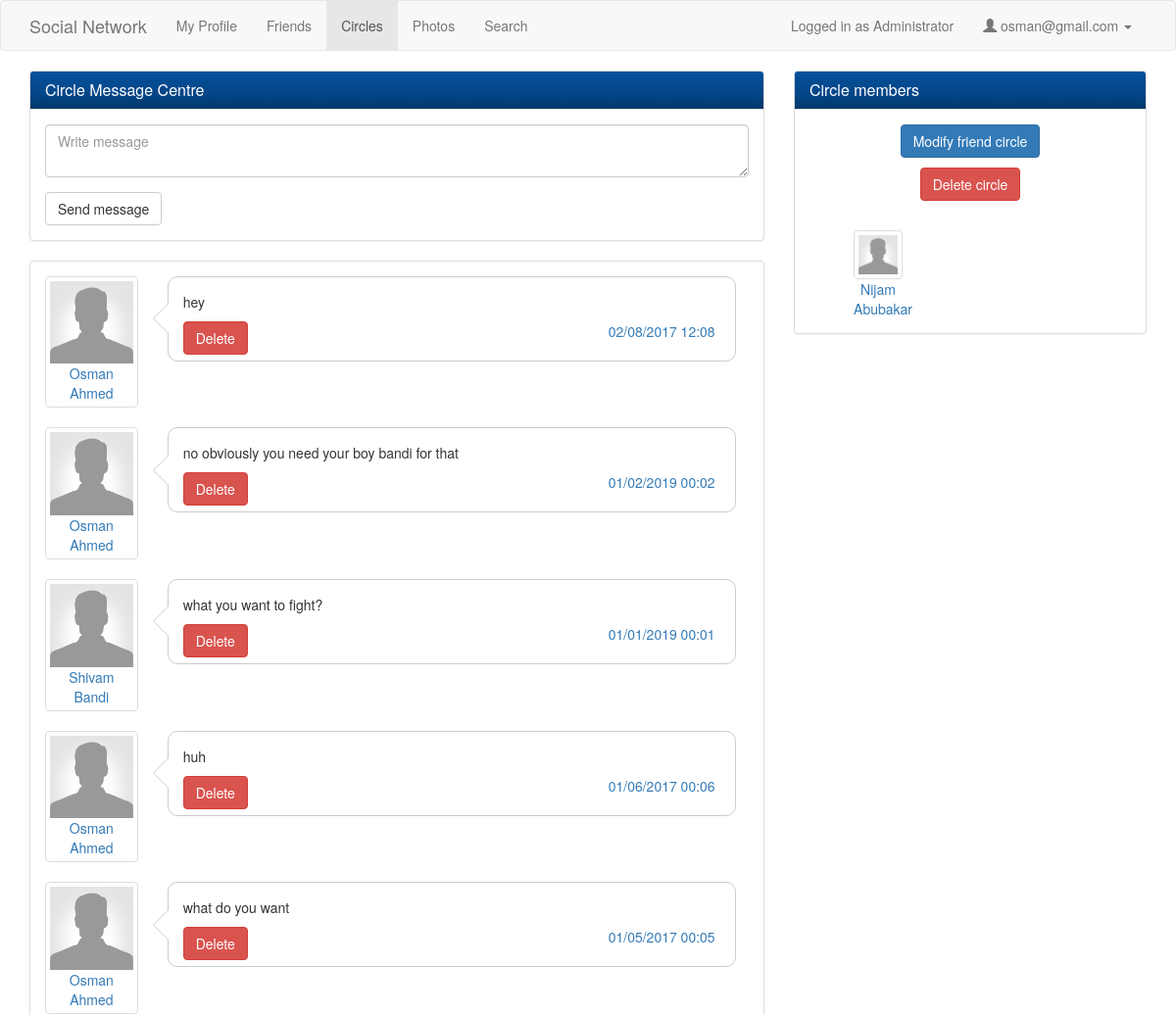
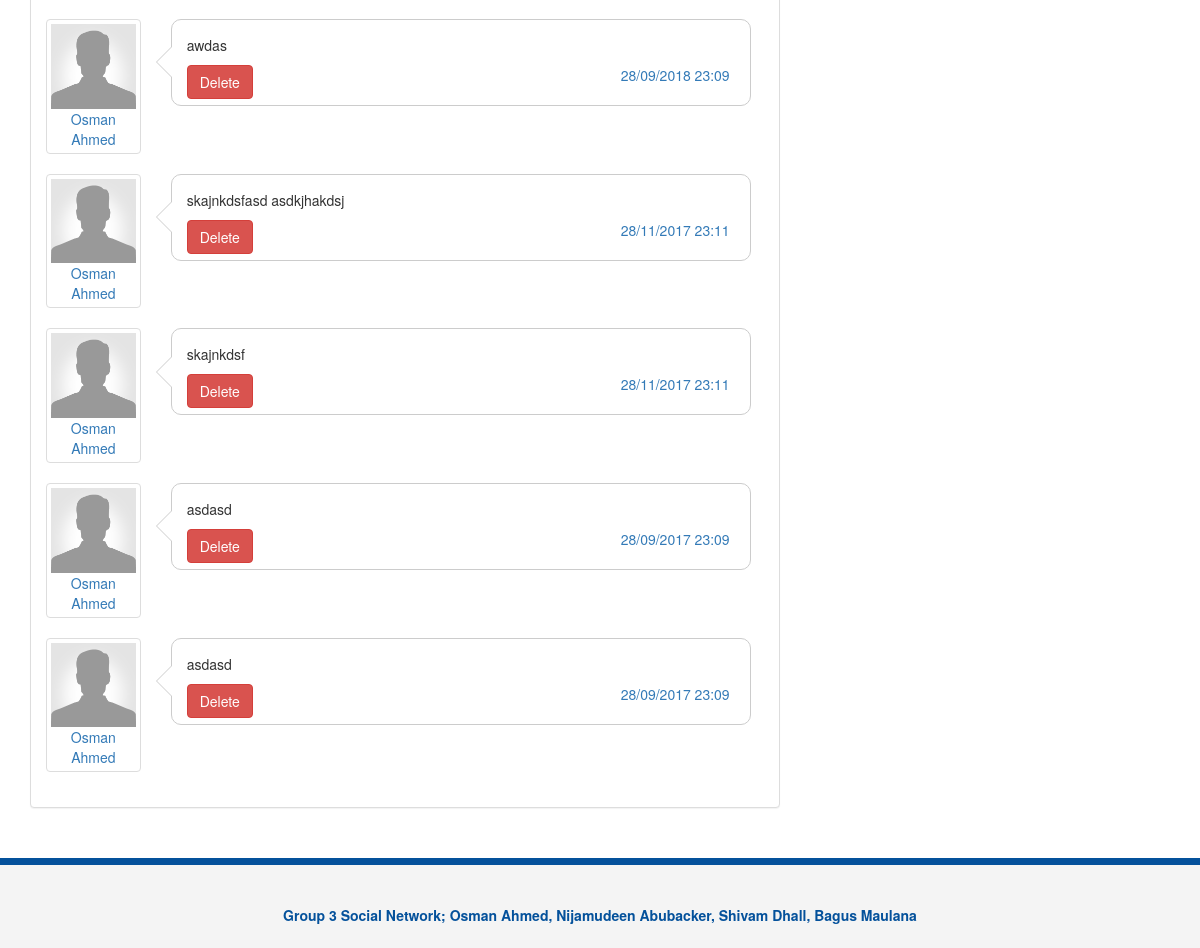
/view_circle.php?action=view&id=8 (signed in), run on the app's committed database (2 pictures, top to bottom).
### tables this page shows
CREATE TABLE IF NOT EXISTS `messagecircles` (
  `messageID` int(11) NOT NULL AUTO_INCREMENT,
  `circleID` int(11) NOT NULL,
  `userID` int(11) NOT NULL,
  `message` varchar(300) NOT NULL,
  `timeSent` datetime NOT NULL,
  PRIMARY KEY (`messageID`)
);

CREATE TABLE IF NOT EXISTS `personalinfo` (
  `userID` int(11) NOT NULL,
  `firstName` varchar(240) NOT NULL,
  `surname` varchar(240) NOT NULL,
  `gender` varchar(240) NOT NULL,
  `birthday` date NOT NULL,
  `city` varchar(40) NOT NULL,
  `country` varchar(40) NOT NULL,
  UNIQUE KEY `userID_2` (`userID`),
  KEY `userID` (`userID`)
);

### check_admin.php (called while the page is built)
<?php
    $currentUser = $_SESSION['user'];
    $query_admin = "SELECT isAdmin FROM users WHERE userID='$currentUser'";
    $res_admin = mysql_query($query_admin) or die(mysql_error());
    $row = mysql_fetch_array($res_admin, MYSQL_NUM);
    $isAdmin = $row[0];

### view_circle.php (the view, shortened to what this page needs)
<?php
    $email = $_SESSION['email'];
    $userId = $_SESSION['user'];
    require_once 'check_admin.php';
    $circleId = $_GET['id'];
    $isCircleAdmin = false;
    $query = "SELECT adminUserId FROM circles WHERE circleID =".$circleId;
    $sql = mysql_query($query);
    $row = mysql_fetch_array($sql, MYSQL_NUM);
    $circleAdmin = $row[0];
    if($circleAdmin == $userId) {
        $isCircleAdmin = true;
    }
?>
<!DOCTYPE html>
<html lang="en">
  <head>
    <link href="css/bootstrap.css" rel="stylesheet">
    <link href="css/style.css" rel="stylesheet">
    <link href="css/font-awesome.css" rel="stylesheet">
  </head>
  <body>
    <nav class="navbar navbar-default">
      <div class="container">
        <div class="navbar-header">
        <a class="navbar-brand" href="#">Social Network</a>
        </div>
        <div id="navbar" class="collapse navbar-collapse">
          <ul class="nav navbar-nav">
            <li><a href="profile.php">My Profile</a></li>
            <li><a href="friends.php">Friends</a></li>
            <li class="active"><a href="circles.php">Circles</a></li>
            <li><a href="photos.php">Photos</a></li>
            <li><a href="search.php">Search</a></li>
          </ul>
            <ul class="nav navbar-nav navbar-right">
                <?php
                if($isAdmin) {
                    echo "<li><p class=\"navbar-text\">Logged in as Administrator </p></li>";
                }
                ?>
                <li class="dropdown">
                  <a href="#" class="dropdown-toggle" data-toggle="dropdown" role="button" aria-haspopup="true" aria-expanded="false">
                  <span class="glyphicon glyphicon-user"></span>&nbsp;<?php echo $email ?>&nbsp;<span class="caret"></span></a>
                </li>
            </ul>
        </div>
      </div>
    </nav>
    <section>
      <div class="container">
        <div class="row">
          <div class="col-md-8">
            <div class="panel panel-default">
              <div class="panel-heading">
                <h3 class="panel-title">Circle Message Centre</h3>
              </div>
              <div class="panel-body">
                <form name="sendMessage" action="functions.php" method="post" onsubmit="return validateInput()">
                  <div class="form-group">
                    <textarea name="send_message_circle" class="form-control" placeholder="Write message"></textarea>
                  </div>
                  <button type="submit" class="btn btn-default">Send message</button>
                </form>
              </div>
            </div>
            <div class="panel panel-default post">
               <div class="panel-body">
            <?php
                $query = "SELECT pi.userID, message, timeSent, firstName, surname, messageId FROM messagecircles as mc, personalinfo as pi WHERE pi.userID = mc.userID AND mc.circleID =".$circleId." ORDER BY timeSent DESC";
                $sql = mysql_query($query);
                while ($row = mysql_fetch_array($sql, MYSQL_NUM)) {
                    $id = $row[0];
                    $firstName = $row[3];
                    $surname = $row[4];
                    $fullName = $firstName." ".$surname;
                    $message = $row[1];
                    $timeSent = $row[2];
                    $myDateTime = DateTime::createFromFormat('Y-m-d H:m:s', $timeSent);
                    $timeSent = $myDateTime->format('d/m/Y H:m');
                    $postId = $row[5];
            ?>
                 <div class="row">
                   <div class="col-sm-2">
                     <a href="view_profile.php?action=view&id=<?php echo $id?>" class="post-avatar thumbnail"><img src="img/user.png" alt=""><div class="text-center"><?php echo $fullName ?></div></a>
                   </div>
                   <div class="col-sm-10">
                     <div class="bubble">
                       <div class="pointer">
                         <p><?php echo $message ?></p>
                         <?php if($isCircleAdmin || $id == $userId || $isAdmin) { ?>
                             <a href="functions.php?action=view&request=delete_message&id=<?php echo $circleId ?>&postId=<?php echo $postId?>">
                                 <button style="float:left" type="submit" name="deleteMessage" class="btn btn-danger">Delete</button>
                             </a>
                         <?php }?>
                       </div>
                       <p class="post-actions" style="text-align:right"><a href="#"><?php echo $timeSent ?></a></p>
                     </div>
                   </div>
                 </div>
            <?php
                }
            ?>
              </div>
            </div>
          </div>
          <div class="col-md-4">
            <div class="panel panel-default friends">
              <div class="panel-heading">
                <h3 class="panel-title">Circle members</h3>
              </div>
            <?php
                if($isCircleAdmin || $isAdmin){
            ?>
                  <div class="panel-body">
                    <form action="edit_friend_circle.php" method="post">
                        <div style="text-align:center">
                          <button type="submit" class="btn btn-primary" >Modify friend circle</button>
                        </div>
                    </form>
                      <div style="text-align:center; margin-top:10px">
                        <a href="functions.php?action=view&request=delete_circle&circleId=<?php echo $circleId ?>">
                            <button type="submit" class="btn btn-danger">Delete circle</button>
                        </a>
                      </div>
                  </div>
            <?php
                }
            ?>
              <div class="panel-body">
                <?php
                $query = "SELECT personalinfo.userID, firstName, surname FROM personalinfo JOIN circlememberships ON personalinfo.userID = circlememberships.userID WHERE circleID =".$circleId;
                $sql = mysql_query($query);
                while ($row = mysql_fetch_array($sql, MYSQL_NUM)) {
                    $id = $row[0];
                    $firstName = $row[1];
                    $surname = $row[2];
                    $fullName = $firstName." ".$surname;
                ?>
                    <ul>
                        <li>
                            <div style="width: 50px;margin: 0 auto;">
                              <img src="img/user.png" class="img-thumbnail" alt="">
                              <div class="text-center">
                                  <a href="view_profile.php?action=view&id=<?php echo $id?>"><?php echo $fullName ?></a>
                              </div>
                            </div>
                        </li>
                <?php
                }
                ?>
                </ul>
              </div>
            </div>
        </div>
        </div>
      </div>
    </section>
    <footer>
      <div class="container">
        <p>Group 3 Social Network; Osman Ahmed, Nijamudeen Abubacker, Shivam Dhall, Bagus Maulana</p>
      </div>
    </footer>
  </body>
</html>

### css/style.css (style rules this page uses)
.panel-heading { background-image: linear-gradient(#04519b, #044687 60%, #033769); color: #fff !important; }
.bubble { position: relative; width: 580px; min-height: 65px; padding: 15px; background: #fff; border-radius: 10px; border: 1px solid #ccc; }
.bubble:after { content:''; position: absolute; border-style: solid; border-width: 15px 15px 15px 0; border-color: transparent #fff; display: block; width: 0; z-index: 1; margin-top: -15px; left:-15px; top: 50%; }
.bubble:before { content:''; position: absolute; border-style: solid; border-width: 15px 15px 15px 0; border-color: transparent #ccc; display: block; width: 0; z-index: 0; margin-top: -15px; left:-16px; top: 50%; }
.post-actions { margin:5px; }
.friends li { list-style: none; padding:0 5px; display:inline; float:left; }
.friends img { width: 55px; }
footer { background: #f4f4f4; height: 90px; color: #04519b; font-weight: bold; text-align: center; padding-top: 40px; margin-top: 30px; border-top: 7px solid #04519b; }

### data on the page
messagecircles: personalinfo.firstName+surname "Osman Ahmed", message "hey", timeSent "02/08/2017 12:08"
messagecircles: personalinfo.firstName+surname "Osman Ahmed", message "no obviously you need your boy bandi for that", timeSent "01/02/2019 00:02"
messagecircles: personalinfo.firstName+surname "Shivam Bandi", message "what you want to fight?", timeSent "01/01/2019 00:01"
messagecircles: personalinfo.firstName+surname "Osman Ahmed", message "huh", timeSent "01/06/2017 00:06"
messagecircles: personalinfo.firstName+surname "Osman Ahmed", message "what do you want", timeSent "01/05/2017 00:05"
messagecircles: personalinfo.firstName+surname "Osman Ahmed", message "awdas", timeSent "28/09/2018 23:09"
messagecircles: personalinfo.firstName+surname "Osman Ahmed", message "skajnkdsfasd asdkjhakdsj", timeSent "28/11/2017 23:11"
messagecircles: personalinfo.firstName+surname "Osman Ahmed", message "skajnkdsf", timeSent "28/11/2017 23:11"
messagecircles: personalinfo.firstName+surname "Osman Ahmed", message "asdasd", timeSent "28/09/2017 23:09"
messagecircles: personalinfo.firstName+surname "Osman Ahmed", message "asdasd", timeSent "28/09/2017 23:09"
personalinfo: fullName "Nijam Abubakar"

### other printed values
$email "osman@gmail.com"
